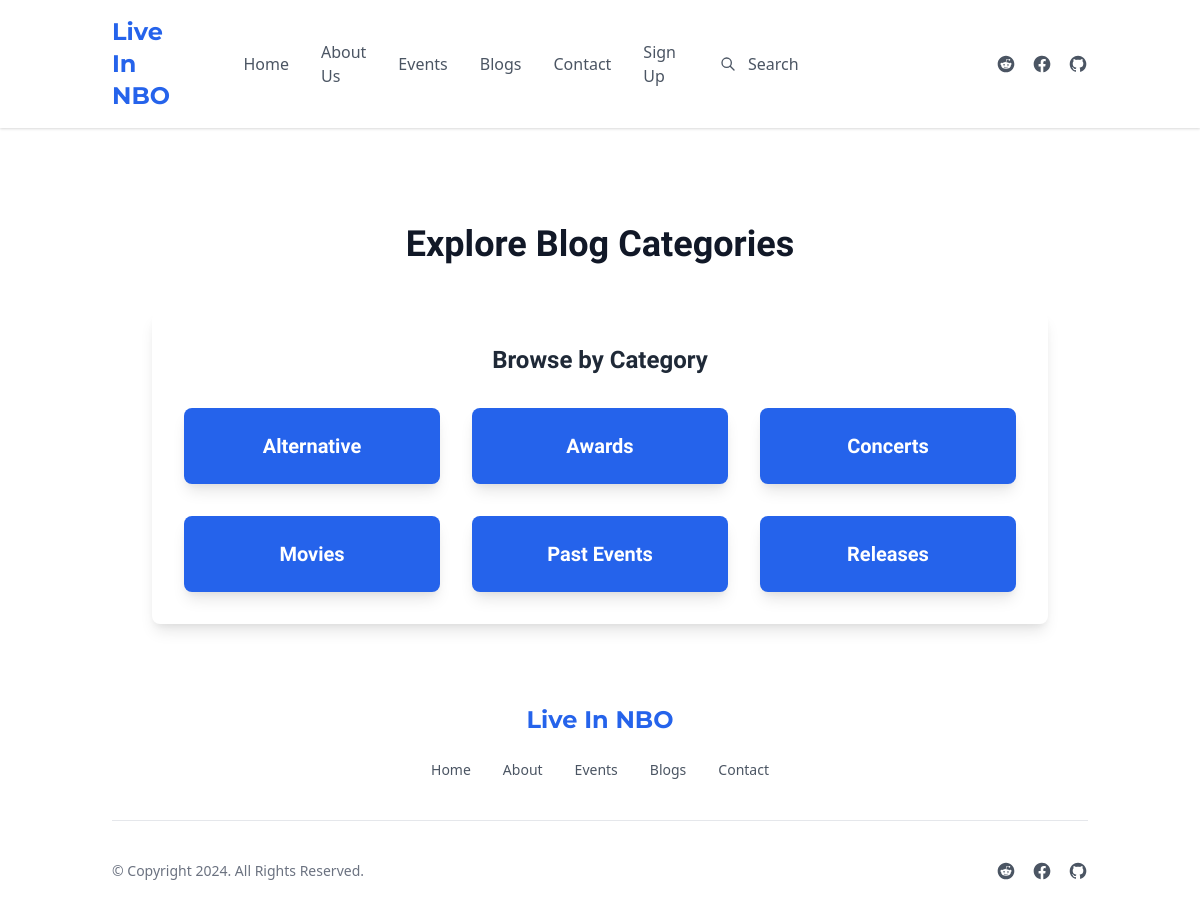
The page /blogs/categories/ on the database its author committed.
### blogs/models.py (models this page shows, shortened)
class Blog(models.Model):
    sno = models.AutoField(primary_key=True)
    title = models.CharField(max_length=200)
    meta = models.CharField(max_length=300)
    content = models.TextField()
    thumbnail_img = models.ImageField(null=True, blank=True, upload_to="images/")
    thumbnail_url = models.URLField(blank=True, null=True)
    category = models.CharField(max_length=255, default="uncategorized")
    slug = models.CharField(max_length=100, unique=True, blank=True)
    time = models.DateField(auto_now_add=True)
    author = models.ForeignKey(User, on_delete=models.CASCADE, blank=True, null=True)
    is_approved = models.BooleanField(default=False)

### blogs/views.py (the view)
# urls.py: path('categories/', views.categories, name='categories'),
@cache_page(60 * 20)
def categories(request):
    all_categories = Blog.objects.values('category').distinct().order_by('category')
    return render(request, "blogs/categories.html", {'all_categories': all_categories})

### blogs/templates/blogs/categories.html (shortened to what this page needs)
{% extends 'base.html' %}
{% block content %}
<div class="container mx-auto px-4 pt-24 pb-12">
    <h1 class="text-4xl font-extrabold text-center text-gray-900 mb-12" style="font-family: 'Raleway', sans-serif;">
        Explore Blog Categories
    </h1>
    <div class="max-w-4xl mx-auto bg-white p-8 rounded-lg shadow-lg">
        <h2 class="text-2xl font-bold text-gray-800 mb-8 text-center" style="font-family: 'Raleway', sans-serif;">
            Browse by Category
        </h2>
        <div class="grid grid-cols-1 sm:grid-cols-2 lg:grid-cols-3 gap-8">
            {% for category in all_categories %}
            <div class="bg-blue-600 hover:bg-blue-700 transition duration-300 rounded-lg p-6 text-center shadow-lg">
                <a href="{% url 'blogcategory' category.category %}" class="text-white text-xl font-bold" style="font-family: 'Raleway', sans-serif;">
                    {{ category.category }}
                </a>
            </div>
            {% endfor %}
        </div>
    </div>
</div>
{% endblock content %}

### rows shown on the page
Blog: category "Alternative"
Blog: category "Awards"
Blog: category "Concerts"
Blog: category "Movies"
Blog: category "Past Events"
Blog: category "Releases"
